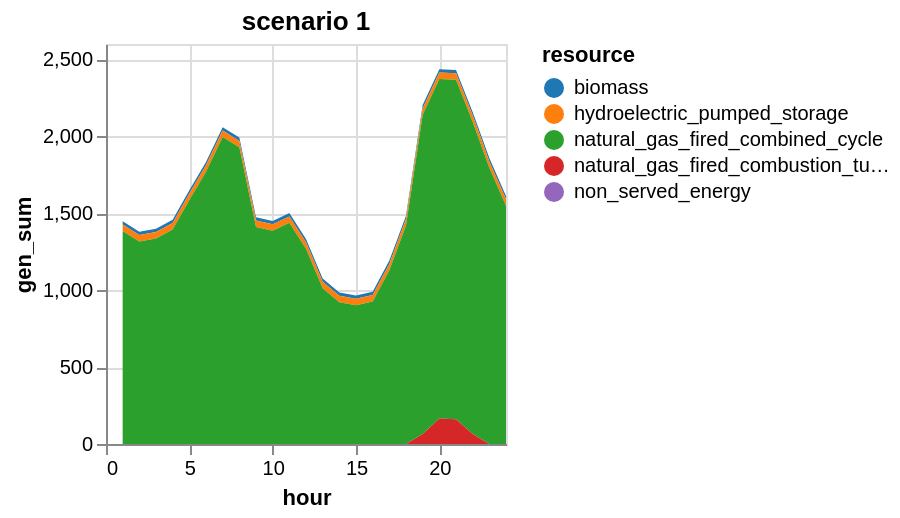
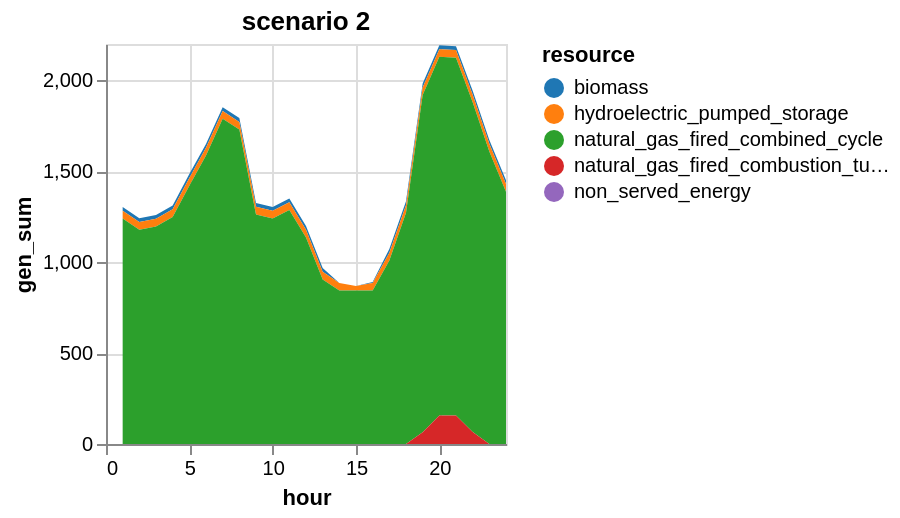
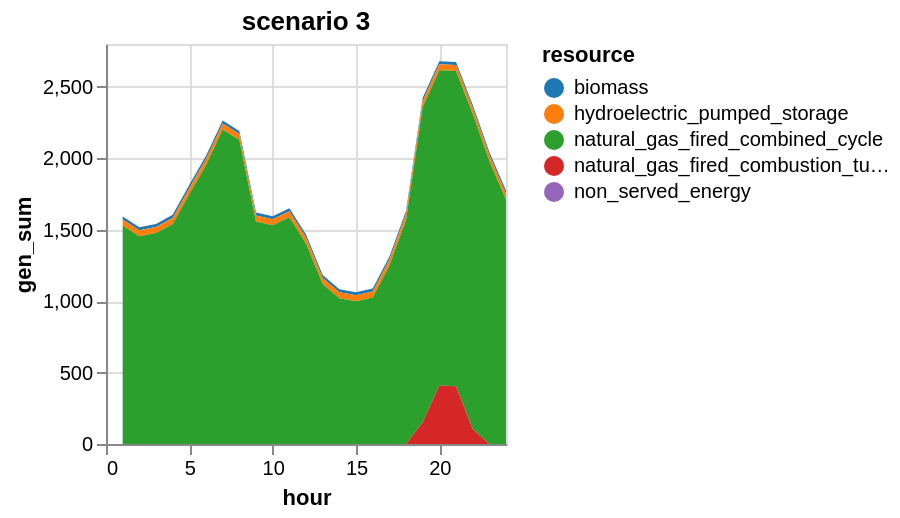

Notebook source saved alongside these figures, in order:
### Markdown cell above
Let's demonstrate what the stochastic unit commitment model is doing:

### Code cell
# A spring day
n=100
T_period = (n*24+1):((n+1)*24)

net_load_input = copy(net_load[in.(net_load.hour,Ref(T_period)),:])
net_load_input.hour = net_load_input.hour .- (T_period[1]-1)

load_scenarios = hcat(net_load_input.demand,net_load_input.demand*0.9,net_load_input.demand*1.1)

solution = unit_commitment_stochastic(
    gen_df_no_vre,
    load_scenarios,
    0.01,
    9000
    );

# plot each scenario

for i in 1:3
    gen=solution.gen_all_scenarios[i]
    nse=solution.nse[:,i]
    sol_gen = innerjoin(gen, 
                        gen_df[!, [:r_id, :resource]], 
                        on = :r_id)
    sol_gen = combine(groupby(sol_gen, [:resource, :hour]), 
                :gen => sum)
    
    # add NSE
    nse = DataFrame(resource = repeat(["non_served_energy"]; outer=24), 
        hour = 1:24,
        gen_sum = nse
        )
    append!(sol_gen, nse)
    
    p = sol_gen |>
    @vlplot(:area, 
        x=:hour, y={:gen_sum, stack=:zero}, 
        color={"resource:n", scale={scheme="category10"}},
        title="scenario $i")
    display(p)
end

### Figure 1 — Vega specification as saved in the notebook (floating-point values rounded to 4 significant figures)
{"$schema": "https://vega.github.io/schema/vega/v5.json", "axes": [{"aria": false, "domain": false, "grid": true, "gridScale": "y", "labels": false, "maxExtent": 0, "minExtent": 0, "orient": "bottom", "scale": "x", "tickCount": {"signal": "ceil(width/40)"}, "ticks": false, "zindex": 0}, {"aria": false, "domain": false, "grid": true, "gridScale": "x", "labels": false, "maxExtent": 0, "minExtent": 0, "orient": "left", "scale": "y", "tickCount": {"signal": "ceil(height/40)"}, "ticks": false, "zindex": 0}, {"grid": false, "labelFlush": true, "labelOverlap": true, "orient": "bottom", "scale": "x", "tickCount": {"signal": "ceil(width/40)"}, "title": "hour", "zindex": 0}, {"grid": false, "labelOverlap": true, "orient": "left", "scale": "y", "tickCount": {"signal": "ceil(height/40)"}, "title": "gen_sum", "zindex": 0}], "background": "white", "data": [{"name": "source_0", "values": [{"gen_sum": 21.4, "hour": 1, "resource": "biomass"}, {"gen_sum": 42, "hour": 1, "resource": "hydroelectric_pumped_storage"}, {"gen_sum": 1385.0, "hour": 1, "resource": "natural_gas_fired_combined_cycle"}, {"gen_sum": 0, "hour": 1, "resource": "natural_gas_fired_combustion_turbine"}, {"gen_sum": 21.4, "hour": 2, "resource": "biomass"}, {"gen_sum": 42, "hour": 2, "resource": "hydroelectric_pumped_storage"}, {"gen_sum": 1317.0, "hour": 2, "resource": "natural_gas_fired_combined_cycle"}, {"gen_sum": 0, "hour": 2, "resource": "natural_gas_fired_combustion_turbine"}, {"gen_sum": 21.4, "hour": 3, "resource": "biomass"}, {"gen_sum": 42, "hour": 3, "resource": "hydroelectric_pumped_storage"}, {"gen_sum": 1336.0, "hour": 3, "resource": "natural_gas_fired_combined_cycle"}, {"gen_sum": 0, "hour": 3, "resource": "natural_gas_fired_combustion_turbine"}, {"gen_sum": 21.4, "hour": 4, "resource": "biomass"}, {"gen_sum": 42, "hour": 4, "resource": "hydroelectric_pumped_storage"}, {"gen_sum": 1395.0, "hour": 4, "resource": "natural_gas_fired_combined_cycle"}, {"gen_sum": 0, "hour": 4, "resource": "natural_gas_fired_combustion_turbine"}, {"gen_sum": 21.4, "hour": 5, "resource": "biomass"}, {"gen_sum": 42, "hour": 5, "resource": "hydroelectric_pumped_storage"}, {"gen_sum": 1586.0, "hour": 5, "resource": "natural_gas_fired_combined_cycle"}, {"gen_sum": 0, "hour": 5, "resource": "natural_gas_fired_combustion_turbine"}, {"gen_sum": 21.4, "hour": 6, "resource": "biomass"}, {"gen_sum": 42, "hour": 6, "resource": "hydroelectric_pumped_storage"}, {"gen_sum": 1770.0, "hour": 6, "resource": "natural_gas_fired_combined_cycle"}, {"gen_sum": 0, "hour": 6, "resource": "natural_gas_fired_combustion_turbine"}, {"gen_sum": 21.4, "hour": 7, "resource": "biomass"}, {"gen_sum": 42, "hour": 7, "resource": "hydroelectric_pumped_storage"}, {"gen_sum": 1995.0, "hour": 7, "resource": "natural_gas_fired_combined_cycle"}, {"gen_sum": 0, "hour": 7, "resource": "natural_gas_fired_combustion_turbine"}, {"gen_sum": 21.4, "hour": 8, "resource": "biomass"}, {"gen_sum": 42, "hour": 8, "resource": "hydroelectric_pumped_storage"}, {"gen_sum": 1928.0, "hour": 8, "resource": "natural_gas_fired_combined_cycle"}, {"gen_sum": 0, "hour": 8, "resource": "natural_gas_fired_combustion_turbine"}, {"gen_sum": 21.4, "hour": 9, "resource": "biomass"}, {"gen_sum": 42, "hour": 9, "resource": "hydroelectric_pumped_storage"}, {"gen_sum": 1410.0, "hour": 9, "resource": "natural_gas_fired_combined_cycle"}, {"gen_sum": 0, "hour": 9, "resource": "natural_gas_fired_combustion_turbine"}, {"gen_sum": 21.4, "hour": 10, "resource": "biomass"}, {"gen_sum": 42, "hour": 10, "resource": "hydroelectric_pumped_storage"}, {"gen_sum": 1386.0, "hour": 10, "resource": "natural_gas_fired_combined_cycle"}, {"gen_sum": 0, "hour": 10, "resource": "natural_gas_fired_combustion_turbine"}, {"gen_sum": 21.4, "hour": 11, "resource": "biomass"}, {"gen_sum": 42, "hour": 11, "resource": "hydroelectric_pumped_storage"}, {"gen_sum": 1437.0, "hour": 11, "resource": "natural_gas_fired_combined_cycle"}, {"gen_sum": 0, "hour": 11, "resource": "natural_gas_fired_combustion_turbine"}, {"gen_sum": 21.4, "hour": 12, "resource": "biomass"}, {"gen_sum": 42, "hour": 12, "resource": "hydroelectric_pumped_storage"}, {"gen_sum": 1270.0, "hour": 12, "resource": "natural_gas_fired_combined_cycle"}, {"gen_sum": 0, "hour": 12, "resource": "natural_gas_fired_combustion_turbine"}, {"gen_sum": 21.4, "hour": 13, "resource": "biomass"}, {"gen_sum": 42, "hour": 13, "resource": "hydroelectric_pumped_storage"}, {"gen_sum": 1013.0, "hour": 13, "resource": "natural_gas_fired_combined_cycle"}, {"gen_sum": 0, "hour": 13, "resource": "natural_gas_fired_combustion_turbine"}, {"gen_sum": 21.4, "hour": 14, "resource": "biomass"}, {"gen_sum": 42, "hour": 14, "resource": "hydroelectric_pumped_storage"}, {"gen_sum": 921.0, "hour": 14, "resource": "natural_gas_fired_combined_cycle"}, {"gen_sum": 0, "hour": 14, "resource": "natural_gas_fired_combustion_turbine"}, {"gen_sum": 21.4, "hour": 15, "resource": "biomass"}, {"gen_sum": 42, "hour": 15, "resource": "hydroelectric_pumped_storage"}, {"gen_sum": 901.9, "hour": 15, "resource": "natural_gas_fired_combined_cycle"}, {"gen_sum": 0, "hour": 15, "resource": "natural_gas_fired_combustion_turbine"}, {"gen_sum": 21.4, "hour": 16, "resource": "biomass"}, {"gen_sum": 42, "hour": 16, "resource": "hydroelectric_pumped_storage"}, {"gen_sum": 926.3, "hour": 16, "resource": "natural_gas_fired_combined_cycle"}, {"gen_sum": 0, "hour": 16, "resource": "natural_gas_fired_combustion_turbine"}, {"gen_sum": 21.4, "hour": 17, "resource": "biomass"}, {"gen_sum": 42, "hour": 17, "resource": "hydroelectric_pumped_storage"}, {"gen_sum": 1129.0, "hour": 17, "resource": "natural_gas_fired_combined_cycle"}, {"gen_sum": 0, "hour": 17, "resource": "natural_gas_fired_combustion_turbine"}, {"gen_sum": 21.4, "hour": 18, "resource": "biomass"}, {"gen_sum": 42, "hour": 18, "resource": "hydroelectric_pumped_storage"}, {"gen_sum": 1420.0, "hour": 18, "resource": "natural_gas_fired_combined_cycle"}, {"gen_sum": 0, "hour": 18, "resource": "natural_gas_fired_combustion_turbine"}, {"gen_sum": 21.4, "hour": 19, "resource": "biomass"}, {"gen_sum": 42, "hour": 19, "resource": "hydroelectric_pumped_storage"}, {"gen_sum": 2075.0, "hour": 19, "resource": "natural_gas_fired_combined_cycle"}, {"gen_sum": 64.71, "hour": 19, "resource": "natural_gas_fired_combustion_turbine"}, {"gen_sum": 21.4, "hour": 20, "resource": "biomass"}, {"gen_sum": 42, "hour": 20, "resource": "hydroelectric_pumped_storage"}, {"gen_sum": 2207.0, "hour": 20, "resource": "natural_gas_fired_combined_cycle"}, {"gen_sum": 165.9, "hour": 20, "resource": "natural_gas_fired_combustion_turbine"}, {"gen_sum": 21.4, "hour": 21, "resource": "biomass"}, {"gen_sum": 42, "hour": 21, "resource": "hydroelectric_pumped_storage"}, {"gen_sum": 2207.0, "hour": 21, "resource": "natural_gas_fired_combined_cycle"}, {"gen_sum": 160.4, "hour": 21, "resource": "natural_gas_fired_combustion_turbine"}, {"gen_sum": 21.4, "hour": 22, "resource": "biomass"}, {"gen_sum": 42, "hour": 22, "resource": "hydroelectric_pumped_storage"}, {"gen_sum": 2030.0, "hour": 22, "resource": "natural_gas_fired_combined_cycle"}, {"gen_sum": 65.7, "hour": 22, "resource": "natural_gas_fired_combustion_turbine"}, {"gen_sum": 21.4, "hour": 23, "resource": "biomass"}, {"gen_sum": 42, "hour": 23, "resource": "hydroelectric_pumped_storage"}, {"gen_sum": 1795.0, "hour": 23, "resource": "natural_gas_fired_combined_cycle"}, {"gen_sum": 0, "hour": 23, "resource": "natural_gas_fired_combustion_turbine"}, {"gen_sum": 21.4, "hour": 24, "resource": "biomass"}, {"gen_sum": 42, "hour": 24, "resource": "hydroelectric_pumped_storage"}, {"gen_sum": 1549.0, "hour": 24, "resource": "natural_gas_fired_combined_cycle"}, {"gen_sum": 0, "hour": 24, "resource": "natural_gas_fired_combustion_turbine"}, {"gen_sum": 0, "hour": 1, "resource": "non_served_energy"}, {"gen_sum": 0, "hour": 2, "resource": "non_served_energy"}, {"gen_sum": 0, "hour": 3, "resource": "non_served_energy"}, {"gen_sum": 0, "hour": 4, "resource": "non_served_energy"}, {"gen_sum": 0, "hour": 5, "resource": "non_served_energy"}, {"gen_sum": 0, "hour": 6, "resource": "non_served_energy"}, {"gen_sum": 0, "hour": 7, "resource": "non_served_energy"}, {"gen_sum": 0, "hour": 8, "resource": "non_served_energy"}, {"gen_sum": 0, "hour": 9, "resource": "non_served_energy"}, {"gen_sum": 0, "hour": 10, "resource": "non_served_energy"}, {"gen_sum": 0, "hour": 11, "resource": "non_served_energy"}, {"gen_sum": 0, "hour": 12, "resource": "non_served_energy"}, {"gen_sum": 0, "hour": 13, "resource": "non_served_energy"}, {"gen_sum": 0, "hour": 14, "resource": "non_served_energy"}, {"gen_sum": 0, "hour": 15, "resource": "non_served_energy"}, {"gen_sum": 0, "hour": 16, "resource": "non_served_energy"}, {"gen_sum": 0, "hour": 17, "resource": "non_served_energy"}, {"gen_sum": 0, "hour": 18, "resource": "non_served_energy"}, {"gen_sum": 0, "hour": 19, "resource": "non_served_energy"}, {"gen_sum": 0, "hour": 20, "resource": "non_served_energy"}, {"gen_sum": 0, "hour": 21, "resource": "non_served_energy"}, {"gen_sum": 0, "hour": 22, "resource": "non_served_energy"}, {"gen_sum": 0, "hour": 23, "resource": "non_served_energy"}, {"gen_sum": 0, "hour": 24, "resource": "non_served_energy"}]}, {"name": "data_0", "source": "source_0", "transform": [{"as": "hour", "expr": "toNumber(datum[\"hour\"])", "type": "formula"}, {"field": "gen_sum", "groupby": ["resource"], "key": "hour", "method": "value", "type": "impute", "value": 0}, {"as": ["gen_sum_start", "gen_sum_end"], "field": "gen_sum", "groupby": ["hour"], "offset": "zero", "sort": {"field": ["resource"], "order": ["descending"]}, "type": "stack"}]}], "height": 200, "legends": [{"fill": "color", "symbolType": "circle", "title": "resource"}], "marks": [{"encode": {"update": {"height": {"field": {"group": "height"}}, "width": {"field": {"group": "width"}}}}, "from": {"facet": {"data": "data_0", "groupby": ["resource"], "name": "faceted_path_main"}}, "marks": [{"encode": {"update": {"defined": {"signal": "isValid(datum[\"hour\"]) && isFinite(+datum[\"hour\"]) && isValid(datum[\"gen_sum\"]) && isFinite(+datum[\"gen_sum\"])"}, "description": {"signal": "\"hour: \" + (format(datum[\"hour\"], \"\")) + \"; gen_sum: \" + (format(datum[\"gen_sum\"], \"\")) + \"; resource: \" + (isValid(datum[\"resource\"]) ? datum[\"resource\"] : \"\"+datum[\"resource\"])"}, "fill": {"field": "resource", "scale": "color"}, "orient": {"value": "vertical"}, "x": {"field": "hour", "scale": "x"}, "y": {"field": "gen_sum_end", "scale": "y"}, "y2": {"field": "gen_sum_start", "scale": "y"}}}, "from": {"data": "faceted_path_main"}, "name": "marks", "sort": {"field": "datum[\"hour\"]"}, "style": ["area"], "type": "area"}], "name": "pathgroup", "type": "group"}], "padding": 5, "scales": [{"domain": {"data": "data_0", "field": "hour"}, "name": "x", "nice": true, "range": [0, {"signal": "width"}], "type": "linear", "zero": false}, {"domain": {"data": "data_0", "fields": ["gen_sum_start", "gen_sum_end"]}, "name": "y", "nice": true, "range": [{"signal": "height"}, 0], "type": "linear", "zero": true}, {"domain": {"data": "data_0", "field": "resource", "sort": true}, "name": "color", "range": {"scheme": "category10"}, "type": "ordinal"}], "style": "cell", "title": {"frame": "group", "text": "scenario 1"}, "width": 200}

### Figure 2 — Vega specification as saved in the notebook (floating-point values rounded to 4 significant figures)
{"$schema": "https://vega.github.io/schema/vega/v5.json", "axes": [{"aria": false, "domain": false, "grid": true, "gridScale": "y", "labels": false, "maxExtent": 0, "minExtent": 0, "orient": "bottom", "scale": "x", "tickCount": {"signal": "ceil(width/40)"}, "ticks": false, "zindex": 0}, {"aria": false, "domain": false, "grid": true, "gridScale": "x", "labels": false, "maxExtent": 0, "minExtent": 0, "orient": "left", "scale": "y", "tickCount": {"signal": "ceil(height/40)"}, "ticks": false, "zindex": 0}, {"grid": false, "labelFlush": true, "labelOverlap": true, "orient": "bottom", "scale": "x", "tickCount": {"signal": "ceil(width/40)"}, "title": "hour", "zindex": 0}, {"grid": false, "labelOverlap": true, "orient": "left", "scale": "y", "tickCount": {"signal": "ceil(height/40)"}, "title": "gen_sum", "zindex": 0}], "background": "white", "data": [{"name": "source_0", "values": [{"gen_sum": 21.4, "hour": 1, "resource": "biomass"}, {"gen_sum": 42, "hour": 1, "resource": "hydroelectric_pumped_storage"}, {"gen_sum": 1240.0, "hour": 1, "resource": "natural_gas_fired_combined_cycle"}, {"gen_sum": 0, "hour": 1, "resource": "natural_gas_fired_combustion_turbine"}, {"gen_sum": 21.4, "hour": 2, "resource": "biomass"}, {"gen_sum": 42, "hour": 2, "resource": "hydroelectric_pumped_storage"}, {"gen_sum": 1179.0, "hour": 2, "resource": "natural_gas_fired_combined_cycle"}, {"gen_sum": 0, "hour": 2, "resource": "natural_gas_fired_combustion_turbine"}, {"gen_sum": 21.4, "hour": 3, "resource": "biomass"}, {"gen_sum": 42, "hour": 3, "resource": "hydroelectric_pumped_storage"}, {"gen_sum": 1196.0, "hour": 3, "resource": "natural_gas_fired_combined_cycle"}, {"gen_sum": 0, "hour": 3, "resource": "natural_gas_fired_combustion_turbine"}, {"gen_sum": 21.4, "hour": 4, "resource": "biomass"}, {"gen_sum": 42, "hour": 4, "resource": "hydroelectric_pumped_storage"}, {"gen_sum": 1249.0, "hour": 4, "resource": "natural_gas_fired_combined_cycle"}, {"gen_sum": 0, "hour": 4, "resource": "natural_gas_fired_combustion_turbine"}, {"gen_sum": 21.4, "hour": 5, "resource": "biomass"}, {"gen_sum": 42, "hour": 5, "resource": "hydroelectric_pumped_storage"}, {"gen_sum": 1421.0, "hour": 5, "resource": "natural_gas_fired_combined_cycle"}, {"gen_sum": 0, "hour": 5, "resource": "natural_gas_fired_combustion_turbine"}, {"gen_sum": 21.4, "hour": 6, "resource": "biomass"}, {"gen_sum": 42, "hour": 6, "resource": "hydroelectric_pumped_storage"}, {"gen_sum": 1587.0, "hour": 6, "resource": "natural_gas_fired_combined_cycle"}, {"gen_sum": 0, "hour": 6, "resource": "natural_gas_fired_combustion_turbine"}, {"gen_sum": 21.4, "hour": 7, "resource": "biomass"}, {"gen_sum": 42, "hour": 7, "resource": "hydroelectric_pumped_storage"}, {"gen_sum": 1789.0, "hour": 7, "resource": "natural_gas_fired_combined_cycle"}, {"gen_sum": 0, "hour": 7, "resource": "natural_gas_fired_combustion_turbine"}, {"gen_sum": 21.4, "hour": 8, "resource": "biomass"}, {"gen_sum": 42, "hour": 8, "resource": "hydroelectric_pumped_storage"}, {"gen_sum": 1729.0, "hour": 8, "resource": "natural_gas_fired_combined_cycle"}, {"gen_sum": 0, "hour": 8, "resource": "natural_gas_fired_combustion_turbine"}, {"gen_sum": 21.4, "hour": 9, "resource": "biomass"}, {"gen_sum": 42, "hour": 9, "resource": "hydroelectric_pumped_storage"}, {"gen_sum": 1263.0, "hour": 9, "resource": "natural_gas_fired_combined_cycle"}, {"gen_sum": 0, "hour": 9, "resource": "natural_gas_fired_combustion_turbine"}, {"gen_sum": 21.4, "hour": 10, "resource": "biomass"}, {"gen_sum": 42, "hour": 10, "resource": "hydroelectric_pumped_storage"}, {"gen_sum": 1241.0, "hour": 10, "resource": "natural_gas_fired_combined_cycle"}, {"gen_sum": 0, "hour": 10, "resource": "natural_gas_fired_combustion_turbine"}, {"gen_sum": 21.4, "hour": 11, "resource": "biomass"}, {"gen_sum": 42, "hour": 11, "resource": "hydroelectric_pumped_storage"}, {"gen_sum": 1287.0, "hour": 11, "resource": "natural_gas_fired_combined_cycle"}, {"gen_sum": 0, "hour": 11, "resource": "natural_gas_fired_combustion_turbine"}, {"gen_sum": 21.4, "hour": 12, "resource": "biomass"}, {"gen_sum": 42, "hour": 12, "resource": "hydroelectric_pumped_storage"}, {"gen_sum": 1136.0, "hour": 12, "resource": "natural_gas_fired_combined_cycle"}, {"gen_sum": 0, "hour": 12, "resource": "natural_gas_fired_combustion_turbine"}, {"gen_sum": 21.4, "hour": 13, "resource": "biomass"}, {"gen_sum": 42, "hour": 13, "resource": "hydroelectric_pumped_storage"}, {"gen_sum": 905.2, "hour": 13, "resource": "natural_gas_fired_combined_cycle"}, {"gen_sum": 0, "hour": 13, "resource": "natural_gas_fired_combustion_turbine"}, {"gen_sum": 0.1651, "hour": 14, "resource": "biomass"}, {"gen_sum": 42, "hour": 14, "resource": "hydroelectric_pumped_storage"}, {"gen_sum": 843.8, "hour": 14, "resource": "natural_gas_fired_combined_cycle"}, {"gen_sum": 0, "hour": 14, "resource": "natural_gas_fired_combustion_turbine"}, {"gen_sum": 0, "hour": 15, "resource": "biomass"}, {"gen_sum": 25.04, "hour": 15, "resource": "hydroelectric_pumped_storage"}, {"gen_sum": 843.8, "hour": 15, "resource": "natural_gas_fired_combined_cycle"}, {"gen_sum": 0, "hour": 15, "resource": "natural_gas_fired_combustion_turbine"}, {"gen_sum": 4.919, "hour": 16, "resource": "biomass"}, {"gen_sum": 42, "hour": 16, "resource": "hydroelectric_pumped_storage"}, {"gen_sum": 843.8, "hour": 16, "resource": "natural_gas_fired_combined_cycle"}, {"gen_sum": 0, "hour": 16, "resource": "natural_gas_fired_combustion_turbine"}, {"gen_sum": 21.4, "hour": 17, "resource": "biomass"}, {"gen_sum": 42, "hour": 17, "resource": "hydroelectric_pumped_storage"}, {"gen_sum": 1010.0, "hour": 17, "resource": "natural_gas_fired_combined_cycle"}, {"gen_sum": 0, "hour": 17, "resource": "natural_gas_fired_combustion_turbine"}, {"gen_sum": 21.4, "hour": 18, "resource": "biomass"}, {"gen_sum": 42, "hour": 18, "resource": "hydroelectric_pumped_storage"}, {"gen_sum": 1271.0, "hour": 18, "resource": "natural_gas_fired_combined_cycle"}, {"gen_sum": 0, "hour": 18, "resource": "natural_gas_fired_combustion_turbine"}, {"gen_sum": 21.4, "hour": 19, "resource": "biomass"}, {"gen_sum": 42, "hour": 19, "resource": "hydroelectric_pumped_storage"}, {"gen_sum": 1855.0, "hour": 19, "resource": "natural_gas_fired_combined_cycle"}, {"gen_sum": 64.71, "hour": 19, "resource": "natural_gas_fired_combustion_turbine"}, {"gen_sum": 21.4, "hour": 20, "resource": "biomass"}, {"gen_sum": 42, "hour": 20, "resource": "hydroelectric_pumped_storage"}, {"gen_sum": 1973.0, "hour": 20, "resource": "natural_gas_fired_combined_cycle"}, {"gen_sum": 156.8, "hour": 20, "resource": "natural_gas_fired_combustion_turbine"}, {"gen_sum": 21.4, "hour": 21, "resource": "biomass"}, {"gen_sum": 42, "hour": 21, "resource": "hydroelectric_pumped_storage"}, {"gen_sum": 1968.0, "hour": 21, "resource": "natural_gas_fired_combined_cycle"}, {"gen_sum": 156.8, "hour": 21, "resource": "natural_gas_fired_combustion_turbine"}, {"gen_sum": 21.4, "hour": 22, "resource": "biomass"}, {"gen_sum": 42, "hour": 22, "resource": "hydroelectric_pumped_storage"}, {"gen_sum": 1814.0, "hour": 22, "resource": "natural_gas_fired_combined_cycle"}, {"gen_sum": 65.7, "hour": 22, "resource": "natural_gas_fired_combustion_turbine"}, {"gen_sum": 21.4, "hour": 23, "resource": "biomass"}, {"gen_sum": 42, "hour": 23, "resource": "hydroelectric_pumped_storage"}, {"gen_sum": 1609.0, "hour": 23, "resource": "natural_gas_fired_combined_cycle"}, {"gen_sum": 0, "hour": 23, "resource": "natural_gas_fired_combustion_turbine"}, {"gen_sum": 21.4, "hour": 24, "resource": "biomass"}, {"gen_sum": 42, "hour": 24, "resource": "hydroelectric_pumped_storage"}, {"gen_sum": 1388.0, "hour": 24, "resource": "natural_gas_fired_combined_cycle"}, {"gen_sum": 0, "hour": 24, "resource": "natural_gas_fired_combustion_turbine"}, {"gen_sum": 0, "hour": 1, "resource": "non_served_energy"}, {"gen_sum": 0, "hour": 2, "resource": "non_served_energy"}, {"gen_sum": 0, "hour": 3, "resource": "non_served_energy"}, {"gen_sum": 0, "hour": 4, "resource": "non_served_energy"}, {"gen_sum": 0, "hour": 5, "resource": "non_served_energy"}, {"gen_sum": 0, "hour": 6, "resource": "non_served_energy"}, {"gen_sum": 0, "hour": 7, "resource": "non_served_energy"}, {"gen_sum": 0, "hour": 8, "resource": "non_served_energy"}, {"gen_sum": 0, "hour": 9, "resource": "non_served_energy"}, {"gen_sum": 0, "hour": 10, "resource": "non_served_energy"}, {"gen_sum": 0, "hour": 11, "resource": "non_served_energy"}, {"gen_sum": 0, "hour": 12, "resource": "non_served_energy"}, {"gen_sum": 0, "hour": 13, "resource": "non_served_energy"}, {"gen_sum": 0, "hour": 14, "resource": "non_served_energy"}, {"gen_sum": 0, "hour": 15, "resource": "non_served_energy"}, {"gen_sum": 0, "hour": 16, "resource": "non_served_energy"}, {"gen_sum": 0, "hour": 17, "resource": "non_served_energy"}, {"gen_sum": 0, "hour": 18, "resource": "non_served_energy"}, {"gen_sum": 0, "hour": 19, "resource": "non_served_energy"}, {"gen_sum": 0, "hour": 20, "resource": "non_served_energy"}, {"gen_sum": 0, "hour": 21, "resource": "non_served_energy"}, {"gen_sum": 0, "hour": 22, "resource": "non_served_energy"}, {"gen_sum": 0, "hour": 23, "resource": "non_served_energy"}, {"gen_sum": 0, "hour": 24, "resource": "non_served_energy"}]}, {"name": "data_0", "source": "source_0", "transform": [{"as": "hour", "expr": "toNumber(datum[\"hour\"])", "type": "formula"}, {"field": "gen_sum", "groupby": ["resource"], "key": "hour", "method": "value", "type": "impute", "value": 0}, {"as": ["gen_sum_start", "gen_sum_end"], "field": "gen_sum", "groupby": ["hour"], "offset": "zero", "sort": {"field": ["resource"], "order": ["descending"]}, "type": "stack"}]}], "height": 200, "legends": [{"fill": "color", "symbolType": "circle", "title": "resource"}], "marks": [{"encode": {"update": {"height": {"field": {"group": "height"}}, "width": {"field": {"group": "width"}}}}, "from": {"facet": {"data": "data_0", "groupby": ["resource"], "name": "faceted_path_main"}}, "marks": [{"encode": {"update": {"defined": {"signal": "isValid(datum[\"hour\"]) && isFinite(+datum[\"hour\"]) && isValid(datum[\"gen_sum\"]) && isFinite(+datum[\"gen_sum\"])"}, "description": {"signal": "\"hour: \" + (format(datum[\"hour\"], \"\")) + \"; gen_sum: \" + (format(datum[\"gen_sum\"], \"\")) + \"; resource: \" + (isValid(datum[\"resource\"]) ? datum[\"resource\"] : \"\"+datum[\"resource\"])"}, "fill": {"field": "resource", "scale": "color"}, "orient": {"value": "vertical"}, "x": {"field": "hour", "scale": "x"}, "y": {"field": "gen_sum_end", "scale": "y"}, "y2": {"field": "gen_sum_start", "scale": "y"}}}, "from": {"data": "faceted_path_main"}, "name": "marks", "sort": {"field": "datum[\"hour\"]"}, "style": ["area"], "type": "area"}], "name": "pathgroup", "type": "group"}], "padding": 5, "scales": [{"domain": {"data": "data_0", "field": "hour"}, "name": "x", "nice": true, "range": [0, {"signal": "width"}], "type": "linear", "zero": false}, {"domain": {"data": "data_0", "fields": ["gen_sum_start", "gen_sum_end"]}, "name": "y", "nice": true, "range": [{"signal": "height"}, 0], "type": "linear", "zero": true}, {"domain": {"data": "data_0", "field": "resource", "sort": true}, "name": "color", "range": {"scheme": "category10"}, "type": "ordinal"}], "style": "cell", "title": {"frame": "group", "text": "scenario 2"}, "width": 200}

### Figure 3 — Vega specification as saved in the notebook (floating-point values rounded to 4 significant figures)
{"$schema": "https://vega.github.io/schema/vega/v5.json", "axes": [{"aria": false, "domain": false, "grid": true, "gridScale": "y", "labels": false, "maxExtent": 0, "minExtent": 0, "orient": "bottom", "scale": "x", "tickCount": {"signal": "ceil(width/40)"}, "ticks": false, "zindex": 0}, {"aria": false, "domain": false, "grid": true, "gridScale": "x", "labels": false, "maxExtent": 0, "minExtent": 0, "orient": "left", "scale": "y", "tickCount": {"signal": "ceil(height/40)"}, "ticks": false, "zindex": 0}, {"grid": false, "labelFlush": true, "labelOverlap": true, "orient": "bottom", "scale": "x", "tickCount": {"signal": "ceil(width/40)"}, "title": "hour", "zindex": 0}, {"grid": false, "labelOverlap": true, "orient": "left", "scale": "y", "tickCount": {"signal": "ceil(height/40)"}, "title": "gen_sum", "zindex": 0}], "background": "white", "data": [{"name": "source_0", "values": [{"gen_sum": 21.4, "hour": 1, "resource": "biomass"}, {"gen_sum": 42, "hour": 1, "resource": "hydroelectric_pumped_storage"}, {"gen_sum": 1530.0, "hour": 1, "resource": "natural_gas_fired_combined_cycle"}, {"gen_sum": 0, "hour": 1, "resource": "natural_gas_fired_combustion_turbine"}, {"gen_sum": 21.4, "hour": 2, "resource": "biomass"}, {"gen_sum": 42, "hour": 2, "resource": "hydroelectric_pumped_storage"}, {"gen_sum": 1455.0, "hour": 2, "resource": "natural_gas_fired_combined_cycle"}, {"gen_sum": 0, "hour": 2, "resource": "natural_gas_fired_combustion_turbine"}, {"gen_sum": 21.4, "hour": 3, "resource": "biomass"}, {"gen_sum": 42, "hour": 3, "resource": "hydroelectric_pumped_storage"}, {"gen_sum": 1476.0, "hour": 3, "resource": "natural_gas_fired_combined_cycle"}, {"gen_sum": 0, "hour": 3, "resource": "natural_gas_fired_combustion_turbine"}, {"gen_sum": 21.4, "hour": 4, "resource": "biomass"}, {"gen_sum": 42, "hour": 4, "resource": "hydroelectric_pumped_storage"}, {"gen_sum": 1541.0, "hour": 4, "resource": "natural_gas_fired_combined_cycle"}, {"gen_sum": 0, "hour": 4, "resource": "natural_gas_fired_combustion_turbine"}, {"gen_sum": 21.4, "hour": 5, "resource": "biomass"}, {"gen_sum": 42, "hour": 5, "resource": "hydroelectric_pumped_storage"}, {"gen_sum": 1751.0, "hour": 5, "resource": "natural_gas_fired_combined_cycle"}, {"gen_sum": 0, "hour": 5, "resource": "natural_gas_fired_combustion_turbine"}, {"gen_sum": 21.4, "hour": 6, "resource": "biomass"}, {"gen_sum": 42, "hour": 6, "resource": "hydroelectric_pumped_storage"}, {"gen_sum": 1954.0, "hour": 6, "resource": "natural_gas_fired_combined_cycle"}, {"gen_sum": 0, "hour": 6, "resource": "natural_gas_fired_combustion_turbine"}, {"gen_sum": 21.4, "hour": 7, "resource": "biomass"}, {"gen_sum": 42, "hour": 7, "resource": "hydroelectric_pumped_storage"}, {"gen_sum": 2201.0, "hour": 7, "resource": "natural_gas_fired_combined_cycle"}, {"gen_sum": 0, "hour": 7, "resource": "natural_gas_fired_combustion_turbine"}, {"gen_sum": 21.4, "hour": 8, "resource": "biomass"}, {"gen_sum": 42, "hour": 8, "resource": "hydroelectric_pumped_storage"}, {"gen_sum": 2127.0, "hour": 8, "resource": "natural_gas_fired_combined_cycle"}, {"gen_sum": 0, "hour": 8, "resource": "natural_gas_fired_combustion_turbine"}, {"gen_sum": 21.4, "hour": 9, "resource": "biomass"}, {"gen_sum": 42, "hour": 9, "resource": "hydroelectric_pumped_storage"}, {"gen_sum": 1557.0, "hour": 9, "resource": "natural_gas_fired_combined_cycle"}, {"gen_sum": 0, "hour": 9, "resource": "natural_gas_fired_combustion_turbine"}, {"gen_sum": 21.4, "hour": 10, "resource": "biomass"}, {"gen_sum": 42, "hour": 10, "resource": "hydroelectric_pumped_storage"}, {"gen_sum": 1531.0, "hour": 10, "resource": "natural_gas_fired_combined_cycle"}, {"gen_sum": 0, "hour": 10, "resource": "natural_gas_fired_combustion_turbine"}, {"gen_sum": 21.4, "hour": 11, "resource": "biomass"}, {"gen_sum": 42, "hour": 11, "resource": "hydroelectric_pumped_storage"}, {"gen_sum": 1588.0, "hour": 11, "resource": "natural_gas_fired_combined_cycle"}, {"gen_sum": 0, "hour": 11, "resource": "natural_gas_fired_combustion_turbine"}, {"gen_sum": 21.4, "hour": 12, "resource": "biomass"}, {"gen_sum": 42, "hour": 12, "resource": "hydroelectric_pumped_storage"}, {"gen_sum": 1403.0, "hour": 12, "resource": "natural_gas_fired_combined_cycle"}, {"gen_sum": 0, "hour": 12, "resource": "natural_gas_fired_combustion_turbine"}, {"gen_sum": 21.4, "hour": 13, "resource": "biomass"}, {"gen_sum": 42, "hour": 13, "resource": "hydroelectric_pumped_storage"}, {"gen_sum": 1120.0, "hour": 13, "resource": "natural_gas_fired_combined_cycle"}, {"gen_sum": 0, "hour": 13, "resource": "natural_gas_fired_combustion_turbine"}, {"gen_sum": 21.4, "hour": 14, "resource": "biomass"}, {"gen_sum": 42, "hour": 14, "resource": "hydroelectric_pumped_storage"}, {"gen_sum": 1019.0, "hour": 14, "resource": "natural_gas_fired_combined_cycle"}, {"gen_sum": 0, "hour": 14, "resource": "natural_gas_fired_combustion_turbine"}, {"gen_sum": 21.4, "hour": 15, "resource": "biomass"}, {"gen_sum": 42, "hour": 15, "resource": "hydroelectric_pumped_storage"}, {"gen_sum": 998.5, "hour": 15, "resource": "natural_gas_fired_combined_cycle"}, {"gen_sum": 0, "hour": 15, "resource": "natural_gas_fired_combustion_turbine"}, {"gen_sum": 21.4, "hour": 16, "resource": "biomass"}, {"gen_sum": 42, "hour": 16, "resource": "hydroelectric_pumped_storage"}, {"gen_sum": 1025.0, "hour": 16, "resource": "natural_gas_fired_combined_cycle"}, {"gen_sum": 0, "hour": 16, "resource": "natural_gas_fired_combustion_turbine"}, {"gen_sum": 21.4, "hour": 17, "resource": "biomass"}, {"gen_sum": 42, "hour": 17, "resource": "hydroelectric_pumped_storage"}, {"gen_sum": 1248.0, "hour": 17, "resource": "natural_gas_fired_combined_cycle"}, {"gen_sum": 0, "hour": 17, "resource": "natural_gas_fired_combustion_turbine"}, {"gen_sum": 21.4, "hour": 18, "resource": "biomass"}, {"gen_sum": 42, "hour": 18, "resource": "hydroelectric_pumped_storage"}, {"gen_sum": 1568.0, "hour": 18, "resource": "natural_gas_fired_combined_cycle"}, {"gen_sum": 0, "hour": 18, "resource": "natural_gas_fired_combustion_turbine"}, {"gen_sum": 21.4, "hour": 19, "resource": "biomass"}, {"gen_sum": 42, "hour": 19, "resource": "hydroelectric_pumped_storage"}, {"gen_sum": 2207.0, "hour": 19, "resource": "natural_gas_fired_combined_cycle"}, {"gen_sum": 152.7, "hour": 19, "resource": "natural_gas_fired_combustion_turbine"}, {"gen_sum": 21.4, "hour": 20, "resource": "biomass"}, {"gen_sum": 42, "hour": 20, "resource": "hydroelectric_pumped_storage"}, {"gen_sum": 2207.0, "hour": 20, "resource": "natural_gas_fired_combined_cycle"}, {"gen_sum": 409.5, "hour": 20, "resource": "natural_gas_fired_combustion_turbine"}, {"gen_sum": 21.4, "hour": 21, "resource": "biomass"}, {"gen_sum": 42, "hour": 21, "resource": "hydroelectric_pumped_storage"}, {"gen_sum": 2207.0, "hour": 21, "resource": "natural_gas_fired_combined_cycle"}, {"gen_sum": 403.5, "hour": 21, "resource": "natural_gas_fired_combustion_turbine"}, {"gen_sum": 21.4, "hour": 22, "resource": "biomass"}, {"gen_sum": 42, "hour": 22, "resource": "hydroelectric_pumped_storage"}, {"gen_sum": 2207.0, "hour": 22, "resource": "natural_gas_fired_combined_cycle"}, {"gen_sum": 104.1, "hour": 22, "resource": "natural_gas_fired_combustion_turbine"}, {"gen_sum": 21.4, "hour": 23, "resource": "biomass"}, {"gen_sum": 42, "hour": 23, "resource": "hydroelectric_pumped_storage"}, {"gen_sum": 1981.0, "hour": 23, "resource": "natural_gas_fired_combined_cycle"}, {"gen_sum": 0, "hour": 23, "resource": "natural_gas_fired_combustion_turbine"}, {"gen_sum": 21.4, "hour": 24, "resource": "biomass"}, {"gen_sum": 42, "hour": 24, "resource": "hydroelectric_pumped_storage"}, {"gen_sum": 1710.0, "hour": 24, "resource": "natural_gas_fired_combined_cycle"}, {"gen_sum": 0, "hour": 24, "resource": "natural_gas_fired_combustion_turbine"}, {"gen_sum": 0, "hour": 1, "resource": "non_served_energy"}, {"gen_sum": 0, "hour": 2, "resource": "non_served_energy"}, {"gen_sum": 0, "hour": 3, "resource": "non_served_energy"}, {"gen_sum": 0, "hour": 4, "resource": "non_served_energy"}, {"gen_sum": 0, "hour": 5, "resource": "non_served_energy"}, {"gen_sum": 0, "hour": 6, "resource": "non_served_energy"}, {"gen_sum": 0, "hour": 7, "resource": "non_served_energy"}, {"gen_sum": 0, "hour": 8, "resource": "non_served_energy"}, {"gen_sum": 0, "hour": 9, "resource": "non_served_energy"}, {"gen_sum": 0, "hour": 10, "resource": "non_served_energy"}, {"gen_sum": 0, "hour": 11, "resource": "non_served_energy"}, {"gen_sum": 0, "hour": 12, "resource": "non_served_energy"}, {"gen_sum": 0, "hour": 13, "resource": "non_served_energy"}, {"gen_sum": 0, "hour": 14, "resource": "non_served_energy"}, {"gen_sum": 0, "hour": 15, "resource": "non_served_energy"}, {"gen_sum": 0, "hour": 16, "resource": "non_served_energy"}, {"gen_sum": 0, "hour": 17, "resource": "non_served_energy"}, {"gen_sum": 0, "hour": 18, "resource": "non_served_energy"}, {"gen_sum": 0, "hour": 19, "resource": "non_served_energy"}, {"gen_sum": 0, "hour": 20, "resource": "non_served_energy"}, {"gen_sum": 0, "hour": 21, "resource": "non_served_energy"}, {"gen_sum": 0, "hour": 22, "resource": "non_served_energy"}, {"gen_sum": 0, "hour": 23, "resource": "non_served_energy"}, {"gen_sum": 0, "hour": 24, "resource": "non_served_energy"}]}, {"name": "data_0", "source": "source_0", "transform": [{"as": "hour", "expr": "toNumber(datum[\"hour\"])", "type": "formula"}, {"field": "gen_sum", "groupby": ["resource"], "key": "hour", "method": "value", "type": "impute", "value": 0}, {"as": ["gen_sum_start", "gen_sum_end"], "field": "gen_sum", "groupby": ["hour"], "offset": "zero", "sort": {"field": ["resource"], "order": ["descending"]}, "type": "stack"}]}], "height": 200, "legends": [{"fill": "color", "symbolType": "circle", "title": "resource"}], "marks": [{"encode": {"update": {"height": {"field": {"group": "height"}}, "width": {"field": {"group": "width"}}}}, "from": {"facet": {"data": "data_0", "groupby": ["resource"], "name": "faceted_path_main"}}, "marks": [{"encode": {"update": {"defined": {"signal": "isValid(datum[\"hour\"]) && isFinite(+datum[\"hour\"]) && isValid(datum[\"gen_sum\"]) && isFinite(+datum[\"gen_sum\"])"}, "description": {"signal": "\"hour: \" + (format(datum[\"hour\"], \"\")) + \"; gen_sum: \" + (format(datum[\"gen_sum\"], \"\")) + \"; resource: \" + (isValid(datum[\"resource\"]) ? datum[\"resource\"] : \"\"+datum[\"resource\"])"}, "fill": {"field": "resource", "scale": "color"}, "orient": {"value": "vertical"}, "x": {"field": "hour", "scale": "x"}, "y": {"field": "gen_sum_end", "scale": "y"}, "y2": {"field": "gen_sum_start", "scale": "y"}}}, "from": {"data": "faceted_path_main"}, "name": "marks", "sort": {"field": "datum[\"hour\"]"}, "style": ["area"], "type": "area"}], "name": "pathgroup", "type": "group"}], "padding": 5, "scales": [{"domain": {"data": "data_0", "field": "hour"}, "name": "x", "nice": true, "range": [0, {"signal": "width"}], "type": "linear", "zero": false}, {"domain": {"data": "data_0", "fields": ["gen_sum_start", "gen_sum_end"]}, "name": "y", "nice": true, "range": [{"signal": "height"}, 0], "type": "linear", "zero": true}, {"domain": {"data": "data_0", "field": "resource", "sort": true}, "name": "color", "range": {"scheme": "category10"}, "type": "ordinal"}], "style": "cell", "title": {"frame": "group", "text": "scenario 3"}, "width": 200}
